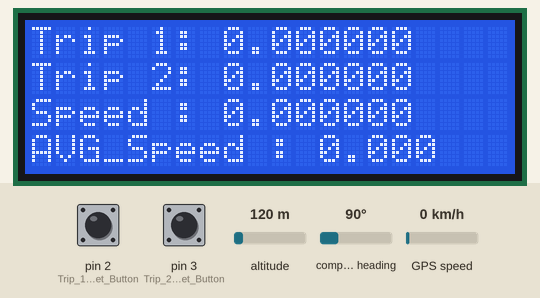
Recording of a sketch running on a simulated Arduino Uno, built with avr-gcc and run on an emulated ATmega328P. On the bench: 20×4 character LCD. The inputs (shaded band) are chosen by the test bench; at power-on: GPS speed 0 km/h, pin 2 (Trip_1_Reset_Button) HIGH, pin 3 (Trip_2_Reset_Button) HIGH, altitude 120 m, compass heading 90°. The GPS gets a fix after 3 s at 37.7749, -122.4194 with 8 satellites; what the sketch prints to the serial monitor is not drawn.

Above: at 3.8 s.
3.9 s: GPS speed set to 2 km/h
5.7 s: GPS speed set to 30 km/h
At 6.8 s:
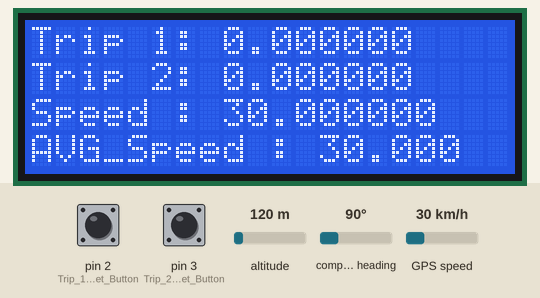
7.7 s: GPS speed set to 60 km/h
At 8.7 s:
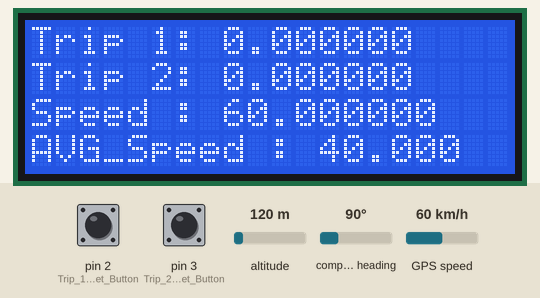
Timing chart, 0 to 10.7 s (numbered marks = the images above; inputs shaded):
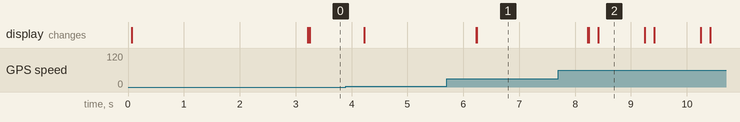

The sketch:

Project.ino
```cpp
#include <Wire.h>
#include <TinyGPS++.h>
#include <SoftwareSerial.h>
#include <LiquidCrystal.h>

//LCD
const int rs = 12, en = 11, d4 = 5, d5 = 4, d6 = 9, d7 = 8;
LiquidCrystal lcd(rs, en, d4, d5, d6, d7);

//GPS
int RXPin = 6;
int TXPin = 7;
int GPSBaud = 9600;
TinyGPSPlus gps;
SoftwareSerial gpsSerial(7,6);

//Haversine
double Radius=6371e3;
double lat1, lat2;
double long1, long2;
double latitude1, latitude2;
double longitude1, longitude2;
double rad;
double del_lat,del_long;
double var_a;
double var_c;
double var_d;

double c_dist1,t_dist1=0;
double c_dist2,t_dist2=0;

double lat_conv1,lat_conv2,long_conv1,long_conv2;

double curr_speed,avg_speed,pre_speed=0,speed_counter=1;

int count = 1;
void setup()
{
  Serial.begin(9600);
  delay(10);
  gpsSerial.begin(GPSBaud);
  lcd.begin(20, 4);
  lcd.clear();
  pinMode(2,INPUT_PULLUP); // Trip 1 Reset Button
  pinMode(3,INPUT_PULLUP); // Trip 2 Reset Button

}

void loop()
{

  while (gpsSerial.available())
  {
    if (gps.encode(gpsSerial.read()))
    {
      //code here
    if (gps.location.isValid()&& gps.speed.isValid())
      { delay(10);
        Serial.print("count :");
        Serial.println(count);

       if (count==1)
       { delay(10);
          lat1=gps.location.lat();
          long1=gps.location.lng();
          Serial.println(lat1);
          Serial.println(long1);
          count++;
       }
       if(digitalRead(2)==0)
       {delay(10);
        t_dist1=0;
       }
       if(digitalRead(3)==0)
       {delay(10);
        t_dist2=0;
       }

        delay(10);

        curr_speed = gps.speed.kmph();

        delay(10);
        lat2=gps.location.lat();
        long2=gps.location.lng();

        Serial.print("lat2: ");
        Serial.println(lat2);
        Serial.print("long2: ");
        Serial.println(long2);
        delay(10);
        haversine();

        Serial.println(var_d);
        delay(10);
        c_dist1=var_d;
        c_dist2=var_d;

        if (c_dist1<=3.0)
        {delay(10);
          c_dist1=0;
        }
        if(c_dist1>3.0)
        {delay(10);
        c_dist1=var_d;
        }

        if (c_dist2<=3.0)
        {delay(10);
          c_dist2=0;
        }
        if(c_dist2>3.0)
        {delay(10);
        c_dist2=var_d;
        }

        if (curr_speed<=3.0)
        {delay(10);
          curr_speed=0;
        }
        if(curr_speed>3.0)
        {delay(10);
        avg_speed = (pre_speed+curr_speed)/speed_counter;
        pre_speed  = (pre_speed+curr_speed);
        speed_counter++;
        }

        delay(10);
        lat1=lat2;
        long1=long2;

        t_dist1=t_dist1+c_dist1;
        t_dist2=t_dist2+c_dist2;
        delay(10);
        lcd.setCursor(0, 0);
        lcd.print("Trip 1: ");
        lcd.print(t_dist1,6);
        delay(10);
        lcd.setCursor(0, 1);
        lcd.print("Trip 2: ");
        lcd.print(t_dist2,6);
        delay(10);
        lcd.setCursor(0, 2);
        lcd.print("Speed : ");
        lcd.print(gps.speed.kmph(),6);
        delay(10);
        lcd.setCursor(0, 3);
        lcd.print("AVG_Speed : ");
        lcd.print(avg_speed,3);
        delay(10);
        Serial.print("Distance 1:");
        Serial.println(t_dist1);
        Serial.print("Distance 2:");
        Serial.println(t_dist2);

        delay(10);
      }
    }
  }
  if (millis() > 5000 && gps.charsProcessed() < 10)
  {
    Serial.println("No GPS detected");
    while(true);
  }
}
```

Haversine.ino
```cpp
void haversine()
{
  latitude1=(lat1*PI)/180;
  latitude2=(lat2*PI)/180;
  longitude1=(long1*PI)/180;
  longitude2=(long2*PI)/180;
  del_lat=latitude2-latitude1;
  del_long=longitude2-longitude1;
  var_a=((sin(del_lat/2))*(sin(del_lat/2)))+(cos(latitude1)*cos(latitude2)*sin(del_long/2)*sin(del_long/2));
  var_c = 2* atan2(sqrt(var_a),sqrt(1-var_a));
  var_d= Radius*var_c;

}
```

Measured:
- after the input at 5.7 s, the display: first changes after 0.53 s (image 1 shows a later state)
- after the input at 7.7 s, the display: first changes after 0.53 s (image 2 shows a later state)
- what the display in image 2 shows lasts 0.8 s, from 8.4 s to 9.2 s
